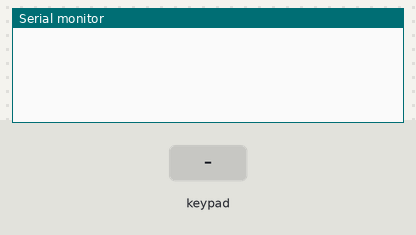
Recording of a sketch running on a simulated Arduino Uno, built with avr-gcc and run on an emulated ATmega328P. Parts: the last lines printed to the serial monitor. The inputs (shaded band) are chosen by the test bench.

Above: at 1.2 s.
1.3 s: key 'q' pressed
At 1.9 s:
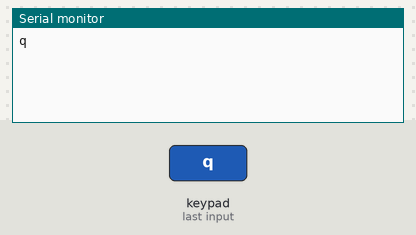
2.8 s: key 'w' pressed
At 3.2 s:
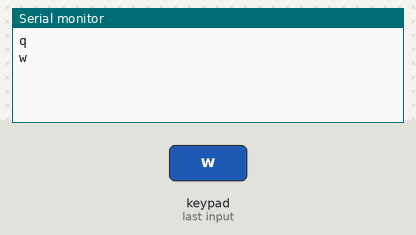
4.3 s: key 'e' pressed
At 5.3 s:
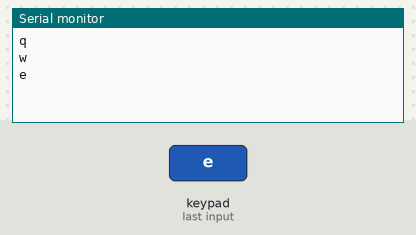
5.8 s: key 'r' pressed
At 6.5 s:
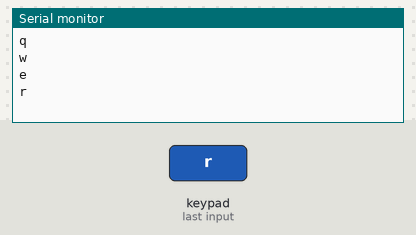
7.3 s: key 't' pressed
At 7.7 s:
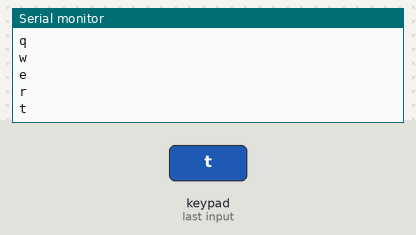
8.8 s: key 'y' pressed
At 10.2 s:
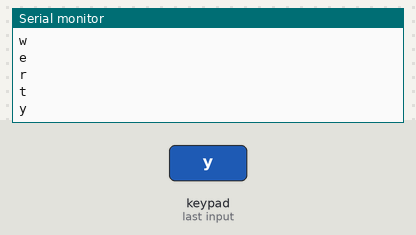

The sketch:

shiny_lappi_bigery1.ino
```cpp
#include <Keypad.h>

const byte ROWS = 3;
const byte COLS = 10;

char hexaKeys[ROWS][COLS] = {
	{'q','w','e','r','t','y','u','i','o','p'},
	{'a','s','d','f','g','h','j','k','l','-'},
	{'z','x','c','v','b','n','m','-','-','-'}
};

byte rowPins[ROWS] = {10, 11, 12};
byte colPins[COLS] = {0,1,2,3,4,5,6,7,8,9};

Keypad customKeypad = Keypad(makeKeymap(hexaKeys), rowPins, colPins, ROWS, COLS);

void setup() {
  Serial.begin(9600);
}

void loop() {
  char customKey = customKeypad.getKey();

  if (customKey) {
    Serial.println(customKey);
  }
}
```

Measured:
- after the input at 1.3 s, the serial monitor: prints a new line at once (image 1)
- after the input at 2.8 s, the serial monitor: prints a new line at once (image 2)
- after the input at 4.3 s, the serial monitor: prints a new line at once (image 3)
- after the input at 5.8 s, the serial monitor: prints a new line at once (image 4)
- after the input at 7.3 s, the serial monitor: prints a new line at once (image 5)
- after the input at 8.8 s, the serial monitor: prints a new line at once (image 6)
